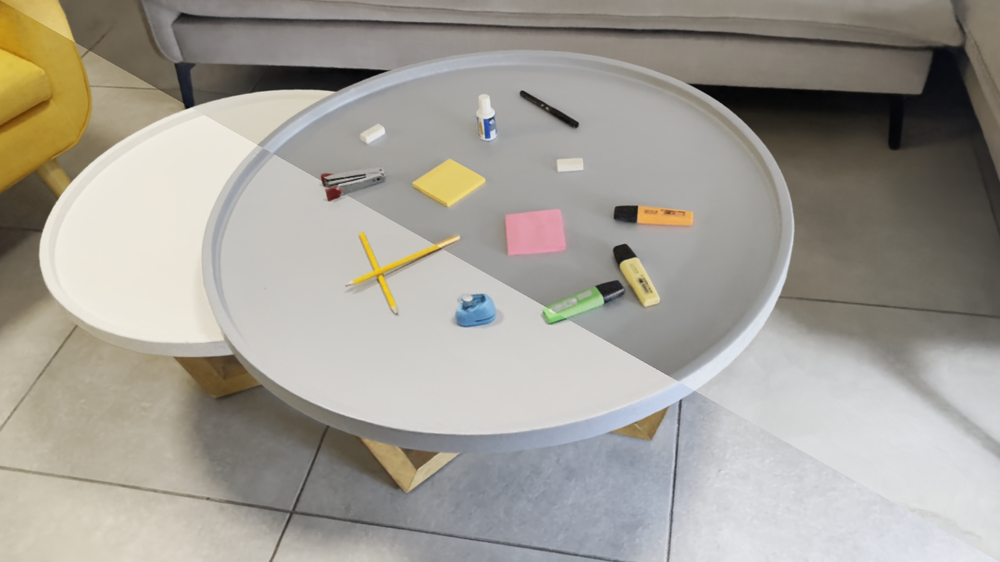
#> input picture images/merged_office.png, 1000 x 562 px, shrunk from 1920 x 1080 before the run
$ python merge_products.py ../images/merged_office.png ../images/merged_office.png out.png ../images/merged_office.png
#> lines starting #> are read from the running program, lines starting #| are printed output that depends on the picture
import cv2
import numpy as np
import os
import sys
from pathlib import Path

def genDiag(nR, nC, valUpper, valDiag, valLower, line=3):
    slope = nC / nR
    tbl = np.full((nR, nC), valDiag, dtype=float)
    for r in range(nR):
        tbl[r, 0 : int(round(slope * (r - line), 0))] = valLower
        tbl[r, int(round(slope * (r + line), 0)) : nC] = valUpper
    return tbl

# [14 lines left out: function genCheckerboard, not called in this run]

def merge_images_and_videos(input1, input2, output_path, checkerboard):
    # Function to check if the input is an image or video
#> called with input1 = '../images/merged_office.png', input2 = '../images/merged_office.png', output_path = 'out.png', checkerboard = False
    def is_image(file_path):
        _, ext = os.path.splitext(file_path)
        return ext.lower() in ['.jpg', '.jpeg', '.png', '.bmp']

    def is_video(file_path):
        _, ext = os.path.splitext(file_path)
        return ext.lower() in ['.mp4', '.avi', '.mkv', '.mov']

    # Read inputs
    if is_image(input1) and is_image(input2):
        img1 = cv2.imread(input1)
#> img1 is the input picture: shape (562, 1000, 3); mean B, G, R 150.4, 158.6, 162.6
        img2 = cv2.imread(input2)

        if img1.shape != img2.shape:
            raise ValueError("Input images must be of the same size")

        # Create a mask
        w = int(img1.shape[0])
#> w = 562
        h = int(img1.shape[1])
#> h = 1000

        if checkerboard:
            mask = genCheckerboard(w, h, 1, -1)[..., None]
        else:
            mask = genDiag(w, h, 1, 0, -1)[..., None]
#> after the loop in genDiag, `for r in range(nR):`:
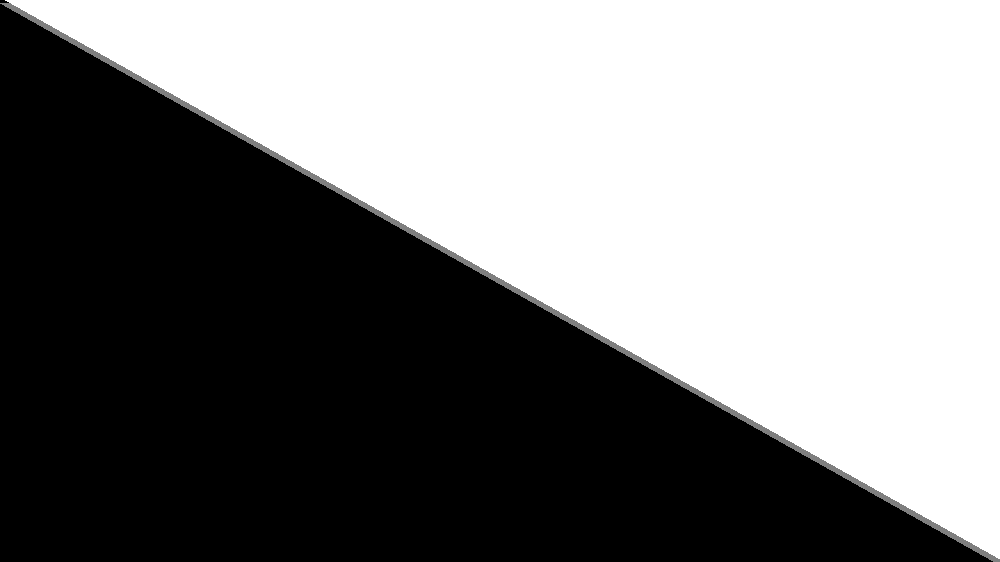
#> tbl: shape (562, 1000) float64; min -1, max 1, mean 0.00173; drawn with min black and max white
        mask1 = mask == 1
        mask2 = mask == -1
        mask_diag = mask == 0

        # Merge images along the diagonal
        merged_image = np.zeros_like(img1)
        merged_image += img1 * mask1
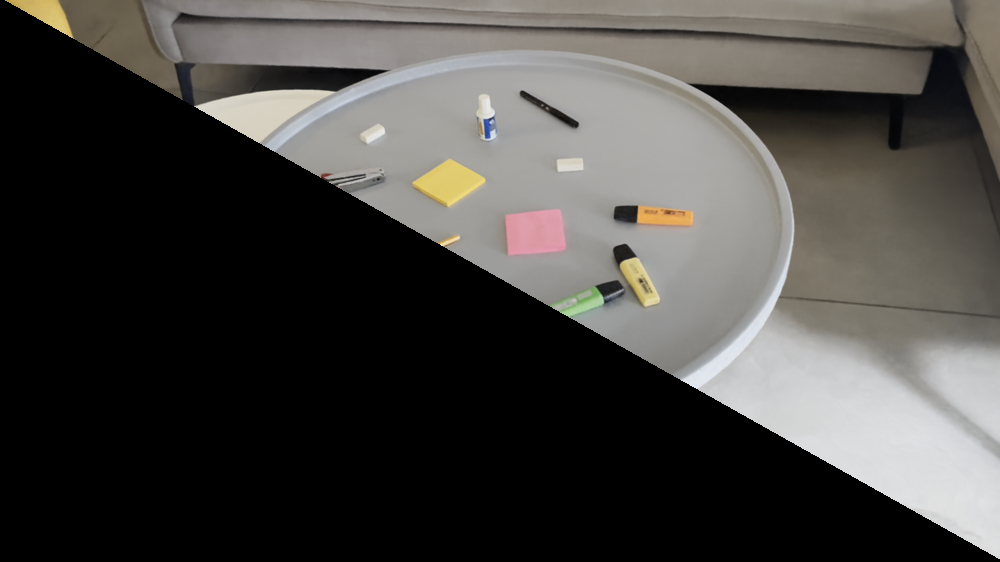
#> merged_image: shape (562, 1000, 3); mean B, G, R 65.5, 68.4, 70.3
        # merged_image += np.uint8([0, 0, 0]) * mask1
        merged_image += img2 * mask2
        # merged_image += np.uint8([255, 255, 255]) * mask2
        merged_image += np.uint8([255, 255, 255]) * mask_diag
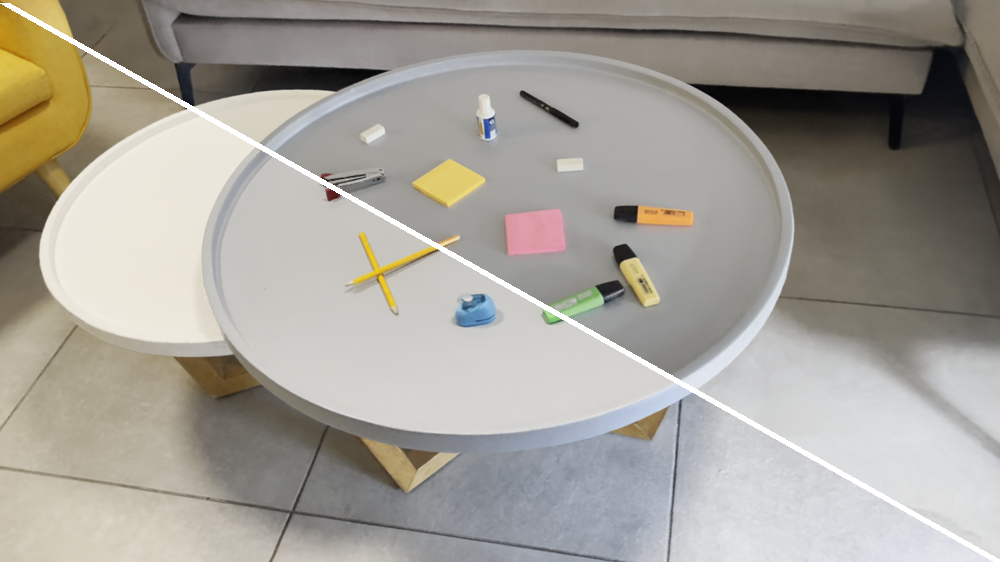
#> merged_image: shape (562, 1000, 3); mean B, G, R 151.3, 159.4, 163.4

        cv2.imwrite(output_path, merged_image)

    elif is_video(input1) and is_video(input2):
        cap1 = cv2.VideoCapture(input1)
        cap2 = cv2.VideoCapture(input2)

        if (cap1.get(3), cap1.get(4)) != (cap2.get(3), cap2.get(4)):
            raise ValueError("Input videos must have the same resolution")

        h = int(cap1.get(3))
        w = int(cap1.get(4))

        if checkerboard:
            mask = genCheckerboard(w, h, 1, -1)[..., None]
        else:
            mask = genDiag(w, h, 1, 0, -1)[..., None]
        mask1 = mask == 1
        mask2 = mask == -1
        mask_diag = mask == 0


        # fourcc = cv2.VideoWriter_fourcc(*'MJPG')  # Use MJPEG codec
        # fourcc = 0x00000021
        fourcc = cv2.VideoWriter_fourcc(*'mp4v')
        out = cv2.VideoWriter(output_path, fourcc, 20.0, (int(cap1.get(3)), int(cap1.get(4))))

        while True:
            ret1, frame1 = cap1.read()
            ret2, frame2 = cap2.read()

            if not ret1 or not ret2:
                break

            # Merge frames along the diagonal
            merged_frame = np.zeros_like(frame1)
            merged_frame += frame1 * mask1
            # merged_frame += 0 * mask1
            merged_frame += frame2 * mask2
            # merged_frame += 255 * mask2
            merged_frame += np.uint8([255, 255, 255]) * mask_diag

            out.write(merged_frame)

        cap1.release()
        cap2.release()
        out.release()

    else:
        raise ValueError("Invalid input types. Please provide either two images or two videos.")

# [27 lines left out: function merge_images_in_dir, not called in this run]

if __name__ == "__main__":
    if len(sys.argv) != 5:
        print("Usage: python script.py input1_path input2_path output_path checkerboard")
        sys.exit(1)

    input_path1 = sys.argv[1]
    input_path2 = sys.argv[2]
    output_path = sys.argv[3]
    checkerboard = sys.argv[4] == "True"

    if os.path.isdir(input_path1) and os.path.isdir(input_path2):
        Path(output_path).mkdir(parents=True, exist_ok=True)
        merge_images_in_dir(input_path1, input_path2, output_path, checkerboard)
    else:
        merge_images_and_videos(input_path1, input_path2, output_path, checkerboard)
